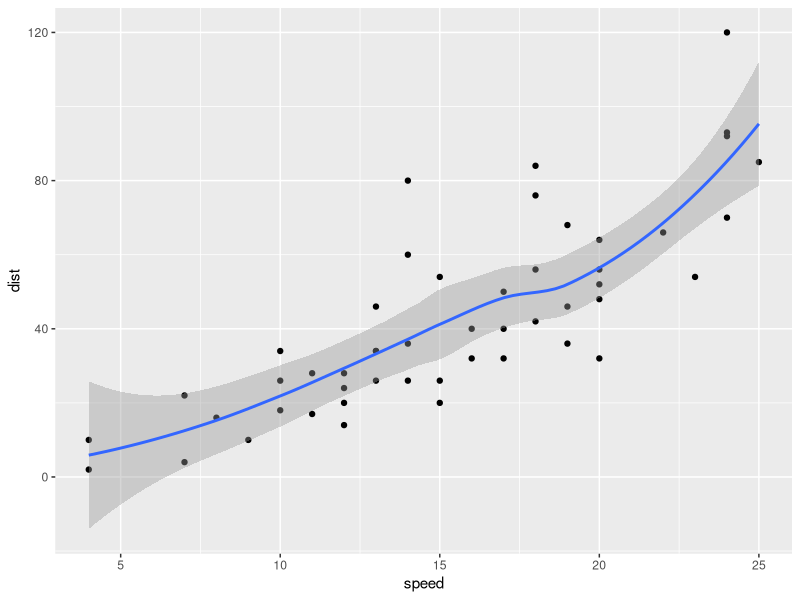

The R script that drew this image:
## ---- chunk 1
# set global chunk options
library(knitr)
opts_chunk$set(cache=TRUE)
## ---- chunk 2
head(cars)
cor(cars)
## ---- chunk 3
library(ggplot2)
qplot(speed, dist, data = cars) + geom_smooth()
## ---- chunk 4
print(sessionInfo(), locale=FALSE)
